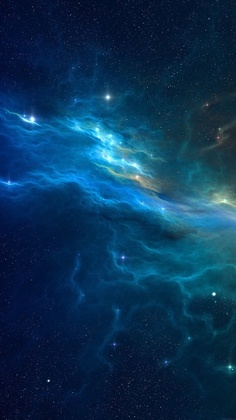
%> input picture gallery/test.jpeg, 236 x 420 px, shrunk from 700 x 1244 before the run
$ octave --eval "FarGate;"   (GNU Octave 9; MATLAB toolbox functions it lacks are replaced by stand-ins)
%> lines starting %> are read from the running program, lines starting %| are printed output that depends on the picture
function FarGate
I=imread('test.jpeg');
%> I is the input picture: size 420x236x3 uint8; mean R, G, B 11, 52, 86.2
[W,H,nChanels]=size(I);
%> W = 420; H = 236; nChanels = 3

degree=15;
eddy_mat=zeros(W,H,nChanels);
swirl_degree=degree./1000;
midX=W/2;
%> midX = 210
midY=H/2;
%> midY = 118

for y=1:H
    for x=1:W
        Yoffset=y-midY;
        Xoffset=x-midX;

        radian=atan2(Yoffset,Xoffset);
        radius=sqrt(Xoffset^2+Yoffset^2);
        X=int32(radius*cos(radian+radius*swirl_degree)+midX);
        Y=int32(radius*sin(radian+radius*swirl_degree)+midY);

        X(X>W)=W;Y(Y>H)=H;
        X(X<1)=1;Y(Y<1)=1;
        eddy_mat(x,y,:)=I(X,Y,:);
    end
end
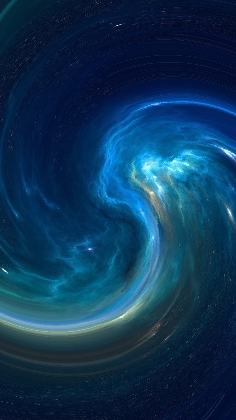
%> eddy_mat: size 420x236x3 double; mean R, G, B 13.7, 53.7, 87.1
%> after the loop, X = 77; Y = 1
eddy_mat=uint8(eddy_mat);
%> eddy_mat: size 420x236x3 uint8
disp('已完成图像旋转...'),pause(0.5)

%T=affine2d([1 0 0;0 1 0;0 0 1]);
%dst_mat=imwarp(eddy_mat,T);
imshow(eddy_mat)


map_mat=rgb2gray(eddy_mat);
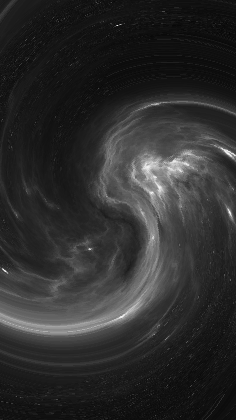
%> map_mat: size 420x236 uint8; min 6, max 245, mean 45.5
%> `FarGate;`:
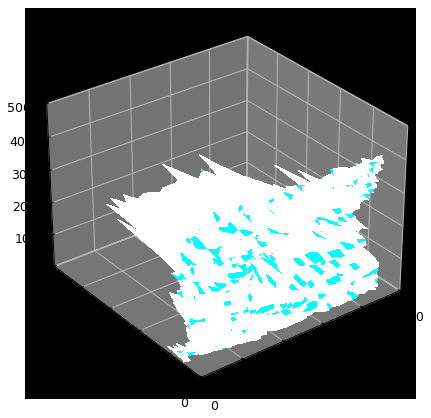
%> figure redrawn from the program's plot data
disp('已获得映射矩阵...'),pause(0.5)
imshow(map_mat)

[Xmesh,Ymesh]=meshgrid(1:H,1:W);
surf(Xmesh,map_mat,Ymesh,'EdgeColor','none','LineWidth',0.01,'CData',eddy_mat,'FaceColor','interp')
disp('已构造曲面...'),pause(0.5)

axes=gca;
% axes.PlotBoxAspectRatio=[0.6860    0.6875    1.0000];
% axes.CameraPosition=[-0.9862    2.2773    1.5062].*1e3;
axes.Color=[0 0 0];
disp('已调整曲面角度')

end

$ run again, with gallery/Flow.png saved as gallery/test.jpeg
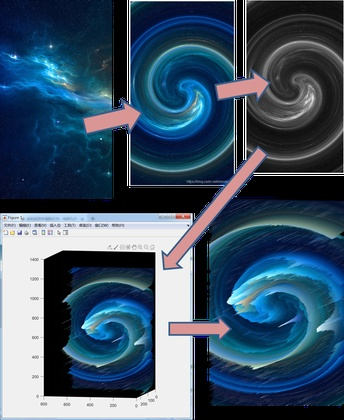
%> input picture gallery/Flow.png, 344 x 420 px, shrunk from 827 x 1011 before the run
%> in FarGate, I is the input picture: size 420x344x3 uint8; mean R, G, B 60.3, 83, 102.9
%> after the loop in FarGate, `for y=1:H`:
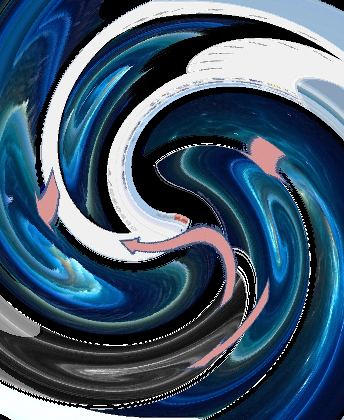
%> eddy_mat: size 420x344x3 double; mean R, G, B 64.1, 87.5, 108.2
%> after the loop in FarGate, `for y=1:H`: X = 222; Y = 1
%> `FarGate;`:
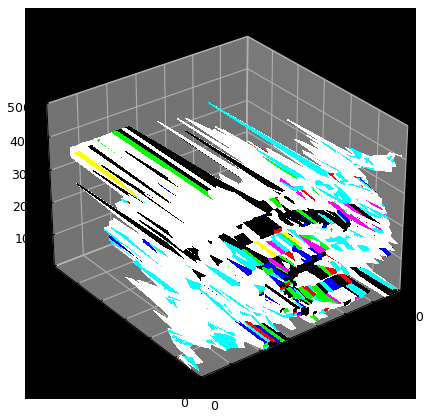
%> figure redrawn from the program's plot data
